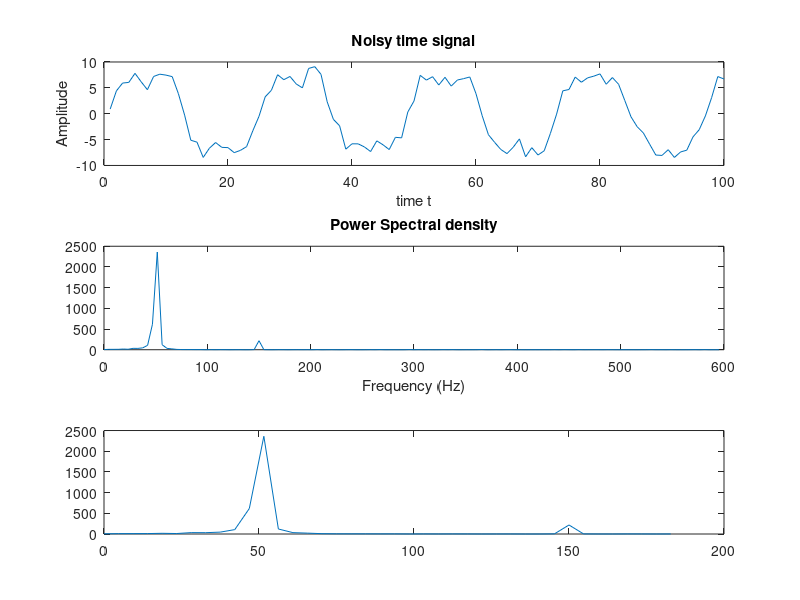

Write MATLAB code to recreate this figure.
clc 
fs = 1200; 
t = 0: 1/fs: 1; 

x = 5*sin(2*pi*50*t) + 3*sin(2*pi*50*t) + 2*sin(2*pi*150*t); 

y =  x + randn(size(t)) ; 

% Plotting 
subplot(3,1,1)

plot(y(1:100))
title('Noisy time signal')
xlabel('time t')
ylabel('Amplitude')

% convert signal from time domain to freq domain using fft
Y = fft(y,256); % 256 pt fft 
Pyy = Y.*conj(Y)/300 ; % gives power spectral density (PDS)
% PDS expresses power in terms of the frequency 
% 300 is just a scaling factor to reduce the amplitudes values


f= fs/256*(0:127); % 0:127 is the no. of points to display

subplot(3,1,2)
plot(f, Pyy(1:128)); 
title('Power Spectral density')
xlabel('Frequency (Hz)')


subplot(3,1,3)
plot(f(1:40), Pyy(1:40)) % plotting 40 points to zoom in on beginning of PDS




